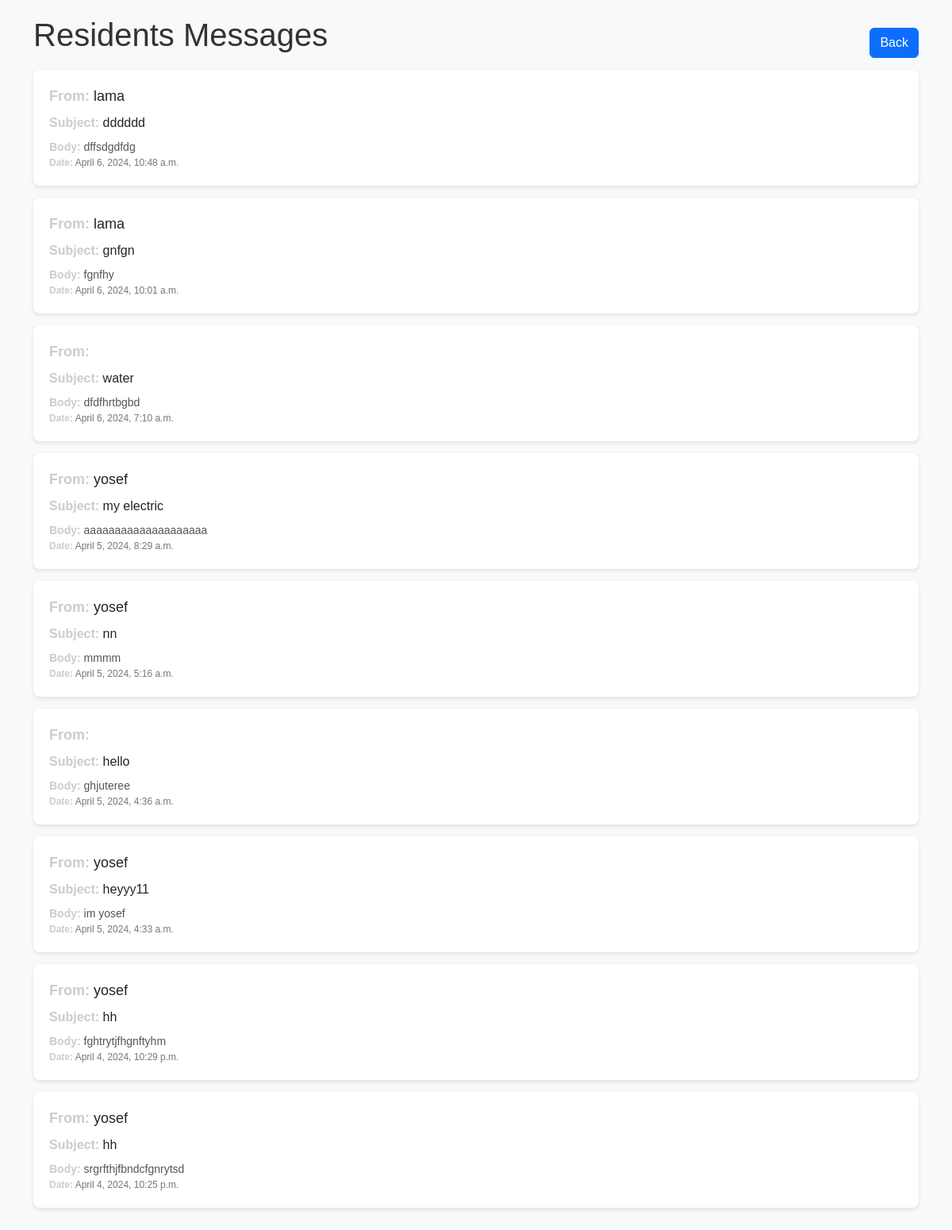
Screenshot of /inbox/ (signed in) with the database file from the repository.
### core/models.py (models this page shows, shortened)
class Message(models.Model):
    sender = models.ForeignKey(User, on_delete=models.SET_NULL, null=True)
    recipient = models.ForeignKey(User, on_delete=models.SET_NULL, null=True, blank=True, related_name="messages")
    name = models.CharField(max_length=200, null=True, blank=True)
    email = models.CharField(max_length=200, null=True, blank=True)
    subject = models.CharField(max_length=200, null=True, blank=True)
    body = models.TextField()
    is_read = models.BooleanField(default=False)
    created = models.DateTimeField(auto_now_add=True)
    class Meta:
        ordering = ['is_read', '-created']

### core/views.py (the view)
# urls.py: path('inbox/', views.inbox, name="inbox"),
@login_required
def inbox(request):
    user = request.user
    messages = Message.objects.filter(recipient=user).order_by('-created')
    context = {'messages': messages}
    return render(request, 'inbox.html', context)

### Template/inbox.html (shortened to what this page needs)
<!DOCTYPE html>
<html lang="en">
<head>
    <link href="https://cdn.jsdelivr.net/npm/bootstrap@5.2.3/dist/css/bootstrap.min.css" rel="stylesheet">
</head>
<body>
    <div class="container">
        <div class="d-flex justify-content-between align-items-center">
            <h1>Residents Messages</h1>
            <a href="{% url 'EmployeeM' %}" class="btn btn-primary">Back</a>
        </div>
        <ul class="list-unstyled">
            {% for message in messages %}
            <li>
                <div class="sender"><strong>From:</strong> {{ message.sender.username }}</div>
                <div class="subject"><strong>Subject:</strong> {{ message.subject }}</div>
                <div class="body"><strong>Body:</strong> {{ message.body }}</div>
                <div class="date"><strong>Date:</strong> {{ message.created }}</div>
            </li>
            {% endfor %}
        </ul>
    </div>
</body>
</html>

### Template/inbox.html (style rules this page uses)
body { font-family: Arial, sans-serif; background-image: url('https://png.pngtree.com/png-clipart/20220720/original/pngtree-old-scroll-page-background-for-your-designs-and-messages-png-image_8389295.png'); background-size: cover; background-color: #f8f9fa; padding: 20px; }
h1 { color: #333; text-align: center; margin-bottom: 20px; }
ul { list-style-type: none; padding: 0; margin: 0; }
li { background-color: #fff; border-radius: 8px; padding: 20px; margin-bottom: 15px; box-shadow: 0 2px 5px rgba(0, 0, 0, 0.1); }
strong { color: #cccccc; }
.sender { font-size: 18px; margin-bottom: 8px; }
.subject { font-size: 16px; margin-bottom: 8px; }
.body { font-size: 14px; color: #555; }
.date { font-size: 12px; color: #777; }

### rows the page displays
Message: sender.username "lama", subject "dddddd", body "dffsdgdfdg", created "April 6, 2024, 10:48 a.m."
Message: sender.username "lama", subject "gnfgn", body "fgnfhy", created "April 6, 2024, 10:01 a.m."
Message: subject "water", body "dfdfhrtbgbd", created "April 6, 2024, 7:10 a.m."
Message: sender.username "yosef", subject "my electric", body "aaaaaaaaaaaaaaaaaaaa", created "April 5, 2024, 8:29 a.m."
Message: sender.username "yosef", subject "nn", body "mmmm", created "April 5, 2024, 5:16 a.m."
Message: subject "hello", body "ghjuteree", created "April 5, 2024, 4:36 a.m."
Message: sender.username "yosef", subject "heyyy11", body "im yosef", created "April 5, 2024, 4:33 a.m."
Message: sender.username "yosef", subject "hh", body "fghtrytjfhgnftyhm", created "April 4, 2024, 10:29 p.m."
Message: sender.username "yosef", subject "hh", body "srgrfthjfbndcfgnrytsd", created "April 4, 2024, 10:25 p.m."
